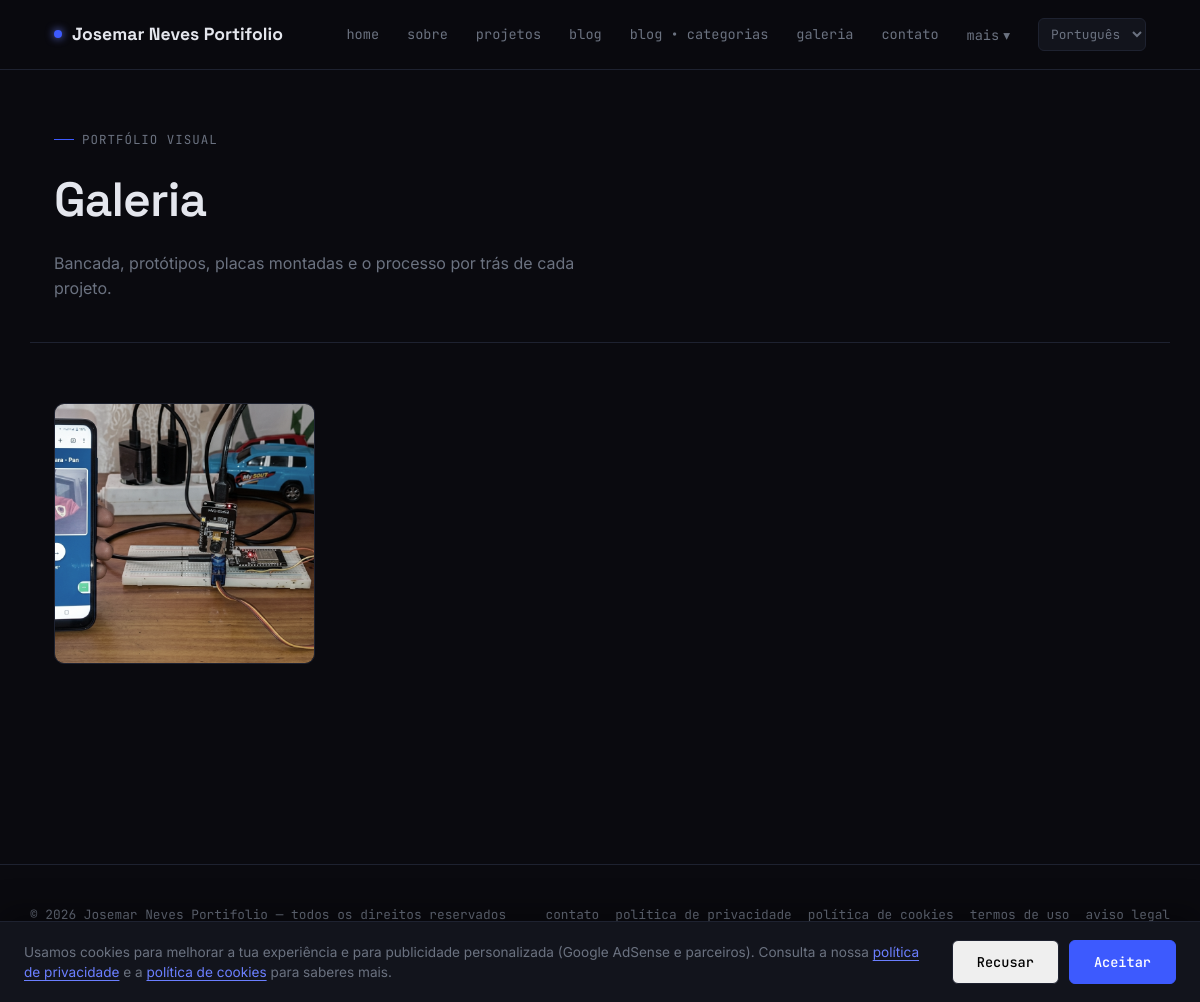
Page /galeria/ on the committed database.
### portifolio/models.py (models this page shows, shortened)
class SiteConfig(models.Model):
    nome_site = models.CharField(max_length=150)
    logo = models.ImageField(
        upload_to="site/logo/",
        blank=True,
        null=True,
        validators=[validar_extensao_imagem]
    )
    foto_perfil = models.ImageField(
        upload_to="site/perfil/",
        blank=True,
        null=True,
        validators=[validar_extensao_imagem]
    )
    descricao_curta = models.TextField(blank=True)
    email_contato = models.EmailField(blank=True)
    linkedin = models.URLField(blank=True)
    github = models.URLField(blank=True)
    instagram = models.URLField(blank=True)
    youtube = models.URLField(blank=True)
    twitter = models.URLField(blank=True)
    tiktok = models.URLField(blank=True)
    criado_em = models.DateTimeField(auto_now_add=True)
    atualizado_em = models.DateTimeField(auto_now=True)
    class Meta:
        verbose_name = "Configuração do Site"
        verbose_name_plural = "Configurações do Site"

class Galeria(models.Model):
    titulo = models.CharField(
        max_length=200
    )
    slug = models.SlugField(
        max_length=220,
        blank=True,
        null=True
    )
    imagem = models.ImageField(
        upload_to="galeria/",
        validators=[validar_extensao_imagem]
    )
    descricao_html = models.TextField(
        blank=True,
        help_text="Aceita HTML personalizado"
    )
    criado_em = models.DateTimeField(
        auto_now_add=True
    )
    atualizado_em = models.DateTimeField(
        auto_now=True
    )
    class Meta:
        verbose_name = "Imagem da Galeria"
        verbose_name_plural = "Galeria"

### portifolio/views.py (the view)
# urls.py: path("galeria/", views.GaleriaListView.as_view(), name="galeria"),
class GaleriaListView(SiteConfigMixin, ListView):
    model = Galeria
    template_name = "galeria.html"
    context_object_name = "imagens"
    paginate_by = 20
    def get_queryset(self):
        return Galeria.objects.order_by("-criado_em")

### portifolio/templatetags/portfolio_extras.py (called while the page is built)
@register.simple_tag(takes_context=True)
def hreflang_urls(context):
    request = context.get("request")
    match = getattr(request, "resolver_match", None)
    resultado = []
    if not request or not match or not match.url_name:
        return resultado
    dominio = f"{request.scheme}://{request.get_host()}"
    for lang_code, lang_name in settings.LANGUAGES:
        try:
            with override(lang_code):
                caminho = reverse(match.url_name, kwargs=match.kwargs)
        except NoReverseMatch:
            continue
        resultado.append((lang_code, lang_name, f"{dominio}{caminho}"))
    return resultado

### portifolio/views.py (called while the page is built)
    def get_context_data(self, **kwargs):
        context = super().get_context_data(**kwargs)
        context["site"] = SiteConfig.objects.first()
        return context

### templates/galeria.html (shortened to what this page needs)
{% extends "base.html" %}
{% load i18n %}
{% block content %}
<div class="page-header">
  <p class="eyebrow">{% trans "portfólio visual" %}</p>
  <h1>{% trans "Galeria" %}</h1>
  <p>{% trans "Bancada, protótipos, placas montadas e o processo por trás de cada projeto." %}</p>
</div>
<div class="page-body">
  {% if imagens %}
  <div class="grid-galeria">
    {% for img in imagens %}
    <a href="{% url 'galeria_detail' img.slug %}" class="galeria-item">
      <img src="{{ img.imagem.url }}" alt="{{ img.titulo }}" loading="lazy">
    </a>
    {% endfor %}
  </div>
  {% else %}
  <div class="empty-state">
    <p>{% trans "nenhuma imagem na galeria ainda." %}</p>
  </div>
  {% endif %}
</div>
{% endblock %}

### templates/base.html (shortened to what this page needs)
{% load i18n portfolio_extras %}
{% get_current_language as LANGUAGE_CODE %}
<!DOCTYPE html>
<html lang="{{ LANGUAGE_CODE }}">
<head>
{% hreflang_urls as hreflang_links %}
</head>
<body>
<div id="cookie-banner" class="cookie-banner">
  <p class="cookie-banner-text">
    {% trans "Usamos cookies para melhorar a tua experiência e para publicidade personalizada (Google AdSense e parceiros)." %}
    {% trans "Consulta a nossa" %}
    <a href="{% url 'politica_privacidade' %}">{% trans "política de privacidade" %}</a>
    {% trans "e a" %}
    <a href="{% url 'cookies' %}">{% trans "política de cookies" %}</a>
    {% trans "para saberes mais." %}
  </p>
  <div class="cookie-banner-actions">
    <button id="cookie-reject" class="btn btn-ghost">{% trans "Recusar" %}</button>
    <button id="cookie-accept" class="btn btn-primary">{% trans "Aceitar" %}</button>
  </div>
</div>
<header class="site-header">
  <nav class="nav">
    <a href="{% url 'home' %}" class="nav-brand">
      {% if site.logo %}
        <img class="nav-logo" src="{{ site.logo.url }}" alt="{{ site.nome_site }}">
      {% else %}
        <span class="dot"></span>
      {% endif %}
      {{ site.nome_site }}
    </a>
    <ul class="nav-links" id="nav-links">
      <li><a href="{% url 'home' %}">{% trans "home" %}</a></li>
      <li><a href="{% url 'sobre' %}">{% trans "sobre" %}</a></li>
      <li><a href="{% url 'projetos' %}">{% trans "projetos" %}</a></li>
      <li><a href="{% url 'blog' %}">{% trans "blog" %}</a></li>
      <li><a href="{% url 'categorias' %}">{% trans "blog" %} • {% trans "categorias" %}</a></li>
      <li><a href="{% url 'galeria' %}">{% trans "galeria" %}</a></li>
      <li><a href="{% url 'contato' %}">{% trans "contato" %}</a></li>
      <li class="nav-more" id="nav-more">
        <button class="nav-more-toggle" id="nav-more-toggle" aria-haspopup="true" aria-expanded="false">
          {% trans "mais" %} <span aria-hidden="true">▾</span>
        </button>
      </li>
      {% if hreflang_links %}
      <li class="lang-switch">
        <select aria-label="{% trans 'Idioma' %}" onchange="if (this.value) window.location.href = this.value;">
          {% for lang_code, lang_name, url in hreflang_links %}
            <option value="{{ url }}" {% if lang_code == LANGUAGE_CODE %}selected{% endif %}>{{ lang_name }}</option>
          {% endfor %}
        </select>
      </li>
      {% endif %}
    </ul>
  </nav>
</header>
<main>
  {% block content %}{% endblock %}
</main>
<footer class="site-footer">
  <div class="footer-inner">
    <p>&copy; {% now "Y" %} {{ site.nome_site }} — {% trans "todos os direitos reservados" %}</p>
    <div class="footer-links">
      <a href="{% url 'contato' %}">{% trans "contato" %}</a>
      <a href="{% url 'politica_privacidade' %}">{% trans "política de privacidade" %}</a>
      <a href="{% url 'cookies' %}">{% trans "política de cookies" %}</a>
      <a href="{% url 'termos_uso' %}">{% trans "termos de uso" %}</a>
      <a href="{% url 'aviso_legal' %}">{% trans "aviso legal" %}</a>
    </div>
    <div class="social-links">
      {% if site.tiktok %}<a href="{{ site.tiktok }}" target="_blank" rel="noopener">tiktok</a>{% endif %}
    </div>
  </div>
</footer>
</body>
</html>

### templates/base.html (style rules this page uses)
:root { --bg: #0a0a0f; --surface: #12141c; --surface-2: #191c26; --border: #1e2230; --blue-deep: #1a2a5e; --blue-elec: #3d5afe; --blue-glow: #6b7fff; --text: #e4e6ed; --text-muted: #6b7280; --font-display: 'Space Grotesk', sans-serif; --font-body: 'Inter', sans-serif; --font-mono: 'JetBrains Mono', monospace; }
* { margin: 0; padding: 0; box-sizing: border-box; }
html { scroll-behavior: smooth; }
body { background: var(--bg); color: var(--text); font-family: var(--font-body); line-height: 1.6; overflow-x: hidden; }
a { color: inherit; text-decoration: none; }
h1, h2, h3, h4 { font-family: var(--font-display); font-weight: 600; letter-spacing: -0.02em; }
.footer-links { display: flex; gap: 16px; flex-wrap: wrap; }
.footer-links a { color: var(--text-muted); font-family: var(--font-mono); font-size: 0.8rem; transition: color 0.2s ease; }
.site-header { position: sticky; top: 0; z-index: 100; background: rgba(10, 10, 15, 0.85); backdrop-filter: blur(10px); border-bottom: 1px solid var(--border); }
.nav { display: flex; align-items: center; justify-content: space-between; padding: 18px 24px; max-width: 1140px; margin: 0 auto; position: relative; }
.nav-brand { display: flex; align-items: center; gap: 10px; font-family: var(--font-display); font-weight: 700; font-size: 1.1rem; }
.nav-brand .dot { width: 8px; height: 8px; border-radius: 50%; background: var(--blue-elec); box-shadow: 0 0 8px var(--blue-glow); animation: pulse 2.4s ease-in-out infinite; }
.nav-links { display: flex; gap: 28px; list-style: none; font-family: var(--font-mono); font-size: 0.85rem; align-items: center; }
.nav-links a { color: var(--text-muted); transition: color 0.2s ease; position: relative; }
.nav-links a::after { content: ''; position: absolute; bottom: -4px; left: 0; width: 0; height: 1px; background: var(--blue-elec); transition: width 0.25s ease; }
.nav-more { position: relative; }
.nav-more-toggle { background: none; border: none; color: var(--text-muted); font-family: var(--font-mono); font-size: 0.85rem; cursor: pointer; display: flex; align-items: center; gap: 4px; padding: 0; transition: color 0.2s ease; }
.lang-switch select { background: var(--surface); color: var(--text-muted); border: 1px solid var(--border); border-radius: 6px; padding: 6px 8px; font-family: var(--font-mono); font-size: 0.8rem; cursor: pointer; }
.site-footer { border-top: 1px solid var(--border); margin-top: 100px; padding: 40px 24px; }
.footer-inner { max-width: 1140px; margin: 0 auto; display: flex; justify-content: space-between; align-items: center; flex-wrap: wrap; gap: 16px; }
.footer-inner p { color: var(--text-muted); font-family: var(--font-mono); font-size: 0.8rem; }
.social-links { display: flex; gap: 16px; }
.social-links a { color: var(--text-muted); font-family: var(--font-mono); font-size: 0.8rem; transition: color 0.2s ease; }
.btn { display: inline-flex; align-items: center; gap: 8px; padding: 12px 24px; border-radius: 6px; font-family: var(--font-mono); font-size: 0.85rem; font-weight: 500; border: 1px solid var(--border); transition: all 0.25s ease; }
.btn-primary { background: var(--blue-elec); color: #fff; border-color: var(--blue-elec); }
.btn-ghost { color: var(--text); }
.eyebrow { font-family: var(--font-mono); font-size: 0.78rem; color: var(--blue-glow); letter-spacing: 0.08em; text-transform: uppercase; display: flex; align-items: center; gap: 8px; margin-bottom: 12px; }
.eyebrow::before { content: ''; width: 20px; height: 1px; background: var(--blue-elec); }
#cookie-reject { color: #000; border-color: var(--border); }
.cookie-banner { position: fixed; left: 0; right: 0; bottom: 0; z-index: 200; display: none; align-items: center; justify-content: space-between; gap: 20px; flex-wrap: wrap; background: var(--surface); border-top: 1px solid var(--border); padding: 18px 24px; box-shadow: 0 -10px 30px rgba(0, 0, 0, 0.35); }
.cookie-banner.is-visible { display: flex; }
.cookie-banner-text { flex: 1; min-width: 240px; color: var(--text-muted); font-size: 0.85rem; line-height: 1.5; }
.cookie-banner-text a { color: var(--blue-glow); text-decoration: underline; text-underline-offset: 3px; }
.cookie-banner-actions { flex-shrink: 0; display: flex; gap: 10px; }

### rows in the picture
SiteConfig: nome_site "Josemar Neves Portifolio"
Galeria: imagem (picture)

### other values in the picture
form field value "Português"
